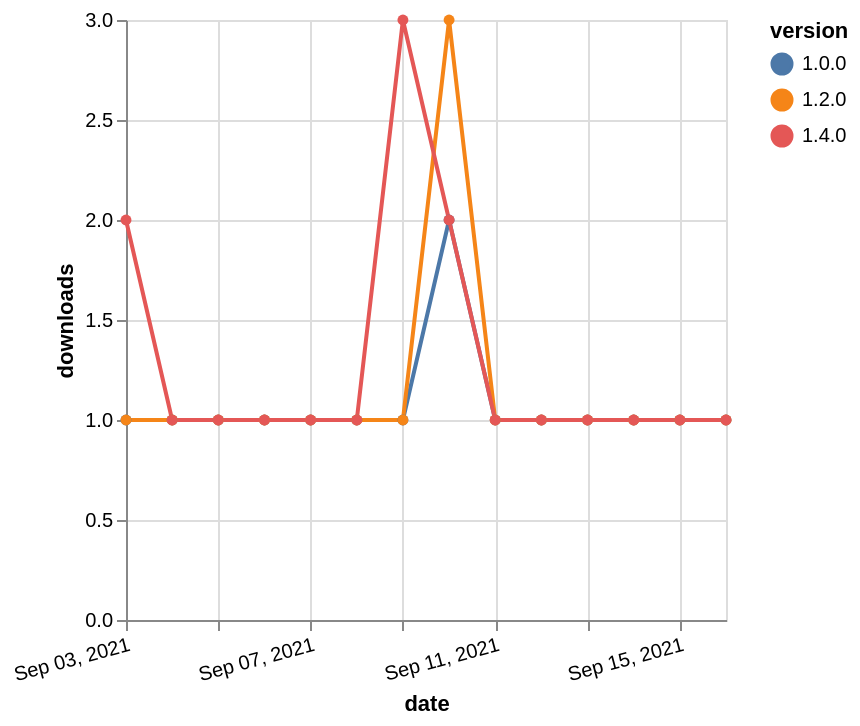

This figure's Vega-Lite source:
### Vega-Lite specification from a JSON file in a GitHub repository (floating-point values rounded to 4 significant figures)
{"$schema": "https://vega.github.io/schema/vega-lite/v5.json", "description": "A simple bar chart with embedded data.", "data": {"values": [{"date": "2021-09-03", "total": 171, "delta": 1, "version": "1.0.0"}, {"date": "2021-09-04", "total": 172, "delta": 1, "version": "1.0.0"}, {"date": "2021-09-05", "total": 173, "delta": 1, "version": "1.0.0"}, {"date": "2021-09-06", "total": 174, "delta": 1, "version": "1.0.0"}, {"date": "2021-09-07", "total": 175, "delta": 1, "version": "1.0.0"}, {"date": "2021-09-08", "total": 176, "delta": 1, "version": "1.0.0"}, {"date": "2021-09-09", "total": 177, "delta": 1, "version": "1.0.0"}, {"date": "2021-09-10", "total": 179, "delta": 2, "version": "1.0.0"}, {"date": "2021-09-11", "total": 180, "delta": 1, "version": "1.0.0"}, {"date": "2021-09-12", "total": 181, "delta": 1, "version": "1.0.0"}, {"date": "2021-09-13", "total": 182, "delta": 1, "version": "1.0.0"}, {"date": "2021-09-14", "total": 183, "delta": 1, "version": "1.0.0"}, {"date": "2021-09-15", "total": 184, "delta": 1, "version": "1.0.0"}, {"date": "2021-09-16", "total": 185, "delta": 1, "version": "1.0.0"}, {"date": "2021-09-03", "total": 205, "delta": 1, "version": "1.2.0"}, {"date": "2021-09-04", "total": 206, "delta": 1, "version": "1.2.0"}, {"date": "2021-09-05", "total": 207, "delta": 1, "version": "1.2.0"}, {"date": "2021-09-06", "total": 208, "delta": 1, "version": "1.2.0"}, {"date": "2021-09-07", "total": 209, "delta": 1, "version": "1.2.0"}, {"date": "2021-09-08", "total": 210, "delta": 1, "version": "1.2.0"}, {"date": "2021-09-09", "total": 211, "delta": 1, "version": "1.2.0"}, {"date": "2021-09-10", "total": 214, "delta": 3, "version": "1.2.0"}, {"date": "2021-09-11", "total": 215, "delta": 1, "version": "1.2.0"}, {"date": "2021-09-12", "total": 216, "delta": 1, "version": "1.2.0"}, {"date": "2021-09-13", "total": 217, "delta": 1, "version": "1.2.0"}, {"date": "2021-09-14", "total": 218, "delta": 1, "version": "1.2.0"}, {"date": "2021-09-15", "total": 219, "delta": 1, "version": "1.2.0"}, {"date": "2021-09-16", "total": 220, "delta": 1, "version": "1.2.0"}, {"date": "2021-09-03", "total": 129, "delta": 2, "version": "1.4.0"}, {"date": "2021-09-04", "total": 130, "delta": 1, "version": "1.4.0"}, {"date": "2021-09-05", "total": 131, "delta": 1, "version": "1.4.0"}, {"date": "2021-09-06", "total": 132, "delta": 1, "version": "1.4.0"}, {"date": "2021-09-07", "total": 133, "delta": 1, "version": "1.4.0"}, {"date": "2021-09-08", "total": 134, "delta": 1, "version": "1.4.0"}, {"date": "2021-09-09", "total": 137, "delta": 3, "version": "1.4.0"}, {"date": "2021-09-10", "total": 139, "delta": 2, "version": "1.4.0"}, {"date": "2021-09-11", "total": 140, "delta": 1, "version": "1.4.0"}, {"date": "2021-09-12", "total": 141, "delta": 1, "version": "1.4.0"}, {"date": "2021-09-13", "total": 142, "delta": 1, "version": "1.4.0"}, {"date": "2021-09-14", "total": 143, "delta": 1, "version": "1.4.0"}, {"date": "2021-09-15", "total": 144, "delta": 1, "version": "1.4.0"}, {"date": "2021-09-16", "total": 145, "delta": 1, "version": "1.4.0"}]}, "width": "container", "mark": {"type": "line", "point": {"filled": true}}, "encoding": {"x": {"field": "date", "type": "temporal", "timeUnit": "yearmonthdate", "title": "date", "axis": {"labelAngle": -15}}, "y": {"field": "delta", "type": "quantitative", "title": "downloads"}, "color": {"field": "version", "type": "nominal"}, "tooltip": {"field": "delta"}}}
